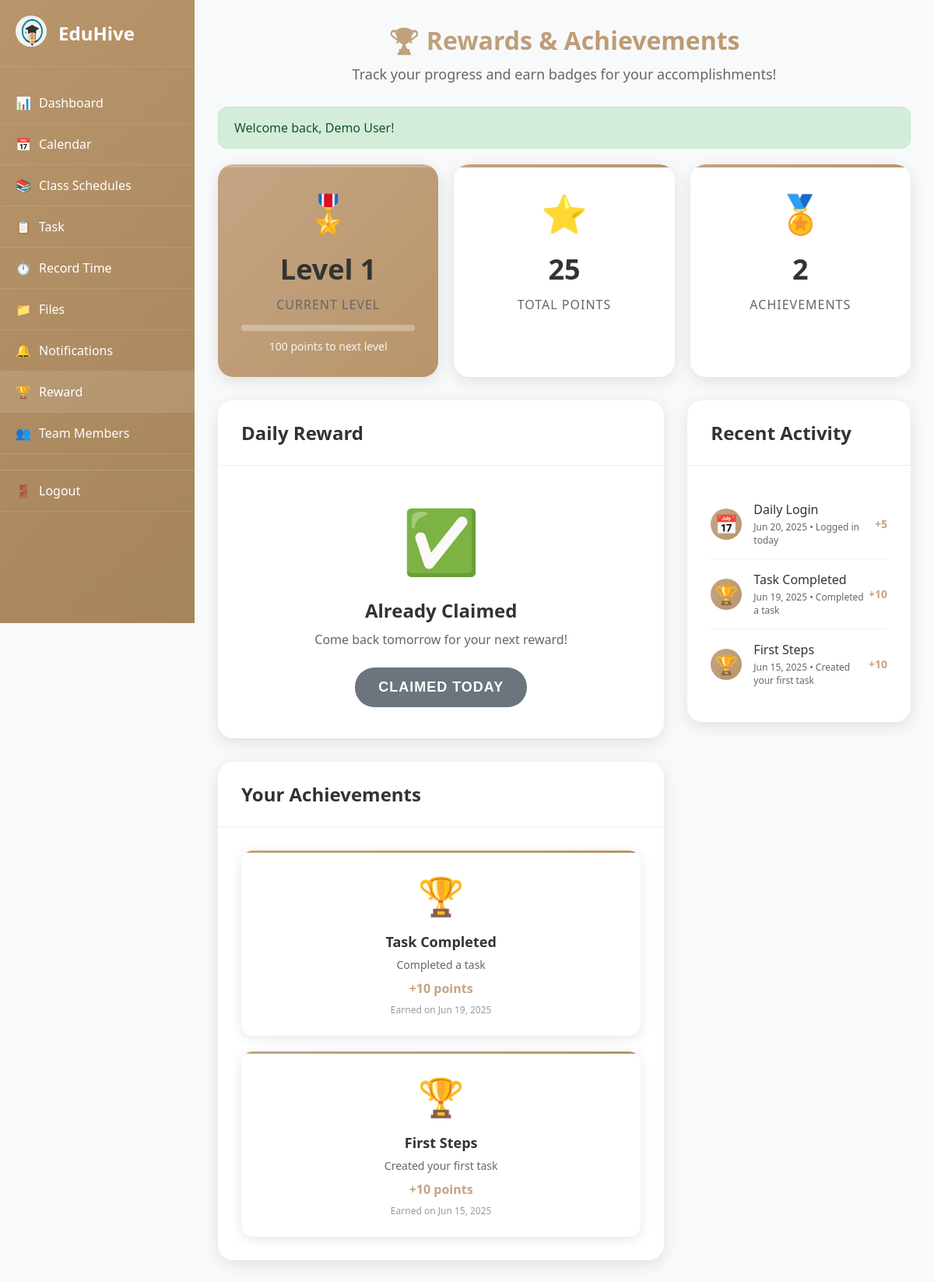
The app's page /reward.php (signed in) with its own data.
### tables this page shows
CREATE TABLE `rewards` (
  `id` int(11) NOT NULL,
  `user_id` int(11) NOT NULL,
  `badge_name` varchar(50) NOT NULL,
  `badge_type` enum('daily','weekly','monthly','achievement') DEFAULT 'achievement',
  `points` int(11) DEFAULT 0,
  `description` text DEFAULT NULL,
  `earned_date` date DEFAULT curdate(),
  `created_at` timestamp NOT NULL DEFAULT current_timestamp()
);

### config/session.php (called while the page is built, shortened)
<?php
function getMessage() {
    if (isset($_SESSION['flash_message'])) {
        $message = $_SESSION['flash_message'];
        return $message;
    }
    return null;
}
?>

### config/functions.php (called while the page is built, shortened)
<?php
function formatDate($date, $format = 'M d, Y')
{
    try {
        $datetime = new DateTime($date);
        return $datetime->format($format);
    } catch (Exception $e) {
        return $date;
    }
}

### reward.php (the view, shortened to what this page needs)
<?php
require_once 'config/session.php';
require_once 'config/functions.php';
$user = getCurrentUser();
$database = new Database();
$db = $database->getConnection();
try {
    $stmt = $db->prepare("SELECT SUM(points) as total_points FROM rewards WHERE user_id = ?");
    $stmt->execute([$user['id']]);
    $total_points = $stmt->fetch()['total_points'] ?? 0;
} catch (Exception $e) {
    $total_points = 0;
}
try {
    $stmt = $db->prepare("
        SELECT * FROM rewards
        WHERE user_id = ?
        ORDER BY earned_date DESC, created_at DESC
        LIMIT 10
    ");
    $stmt->execute([$user['id']]);
    $recent_rewards = $stmt->fetchAll();
} catch (Exception $e) {
    $recent_rewards = [];
}
try {
    $stmt = $db->prepare("
        SELECT * FROM rewards
        WHERE user_id = ? AND badge_type = 'achievement'
        ORDER BY earned_date DESC
    ");
    $stmt->execute([$user['id']]);
    $achievement_badges = $stmt->fetchAll();
} catch (Exception $e) {
    $achievement_badges = [];
}
$today = date('Y-m-d');
try {
    $stmt = $db->prepare("
        SELECT COUNT(*) as claimed_today
        FROM rewards
        WHERE user_id = ? AND badge_type = 'daily' AND earned_date = ?
    ");
    $stmt->execute([$user['id'], $today]);
    $daily_reward_available = $stmt->fetch()['claimed_today'] == 0;
} catch (Exception $e) {
    $daily_reward_available = false;
}
$level = 1;
$points_for_next_level = 100;
$message = getMessage();
?>
<!DOCTYPE html>
<html lang="en">
<head>
</head>
<body>
    <?php include_once 'sidebar.php'; ?>
    <div class="main-content">
        <div class="page-header">
            <h1 class="page-title">🏆 Rewards & Achievements</h1>
            <p class="page-subtitle">Track your progress and earn badges for your accomplishments!</p>
        </div>
        <?php if ($message): ?>
            <div class="message <?php echo htmlspecialchars($message['type']); ?>">
                <?php echo htmlspecialchars($message['text']); ?>
            </div>
        <?php endif; ?>
        <div class="stats-section">
            <div class="stat-card level-card">
                <span class="stat-icon">🎖️</span>
                <div class="stat-value">Level <?php echo $level; ?></div>
                <div class="stat-label">Current Level</div>
                <div class="level-progress">
                </div>
                <div style="margin-top: 10px; font-size: 14px; opacity: 0.9;">
                    <?php echo $points_for_next_level; ?> points to next level
                </div>
            </div>
            <div class="stat-card">
                <span class="stat-icon">⭐</span>
                <div class="stat-value"><?php echo number_format($total_points); ?></div>
                <div class="stat-label">Total Points</div>
            </div>
            <div class="stat-card">
                <span class="stat-icon">🏅</span>
                <div class="stat-value"><?php echo count($achievement_badges); ?></div>
                <div class="stat-label">Achievements</div>
            </div>
        </div>
        <div class="content-grid">
            <div>
                <div class="card" style="margin-bottom: 30px;">
                    <div class="card-header">
                        <h3 class="card-title">Daily Reward</h3>
                    </div>
                    <div class="daily-reward">
                        <span class="reward-icon" id="rewardIcon"><?php echo $daily_reward_available ? '🎁' : '✅'; ?></span>
                        <h3 class="reward-title" id="rewardTitle">
                            <?php echo $daily_reward_available ? 'Daily Login Bonus' : 'Already Claimed'; ?>
                        </h3>
                        <p class="reward-description" id="rewardDescription">
                            <?php echo $daily_reward_available ? 'Claim your daily 5 points for logging in!' : 'Come back tomorrow for your next reward!'; ?>
                        </p>
                        <form method="POST" id="claimForm">
                            <button type="button"
                                    class="claim-btn"
                                    id="claimBtn"
                                    onclick="claimDailyReward()"
                                    <?php echo !$daily_reward_available ? 'disabled' : ''; ?>>
                                <?php echo $daily_reward_available ? 'CLAIM +5 POINTS' : 'CLAIMED TODAY'; ?>
                            </button>
                        </form>
                    </div>
                </div>
                <div class="card">
                    <div class="card-header">
                        <h3 class="card-title">Your Achievements</h3>
                    </div>
                    <div class="card-body">
                        <?php if (!empty($achievement_badges)): ?>
                            <div class="badges-grid">
                                <?php foreach ($achievement_badges as $badge): ?>
                                    <div class="badge-card">
                                        <span class="badge-icon">🏆</span>
                                        <div class="badge-name"><?php echo htmlspecialchars($badge['badge_name']); ?></div>
                                        <div class="badge-description"><?php echo htmlspecialchars($badge['description']); ?></div>
                                        <div class="badge-points">+<?php echo $badge['points']; ?> points</div>
                                        <div class="badge-date">Earned on <?php echo formatDate($badge['earned_date']); ?></div>
                                    </div>
                                <?php endforeach; ?>
                            </div>
                        <?php endif; ?>
                    </div>
                </div>
            </div>
            <div>
                <div class="card" style="margin-bottom: 30px;">
                    <div class="card-header">
                        <h3 class="card-title">Recent Activity</h3>
                    </div>
                    <div class="card-body">
                        <?php if (!empty($recent_rewards)): ?>
                            <ul class="activity-list">
                                <?php foreach ($recent_rewards as $reward): ?>
                                    <li class="activity-item">
                                        <span class="activity-icon">
                                            <?php
                                            echo $reward['badge_type'] === 'daily' ? '📅' :
                                                ($reward['badge_type'] === 'achievement' ? '🏆' : '⭐');
                                            ?>
                                        </span>
                                        <div class="activity-content">
                                            <div class="activity-title"><?php echo htmlspecialchars($reward['badge_name']); ?></div>
                                            <div class="activity-meta">
                                                <?php echo formatDate($reward['earned_date']); ?>
                                                <?php if ($reward['description']): ?>
                                                    • <?php echo htmlspecialchars($reward['description']); ?>
                                                <?php endif; ?>
                                            </div>
                                        </div>
                                        <div class="activity-points">+<?php echo $reward['points']; ?></div>
                                    </li>
                                <?php endforeach; ?>
                            </ul>
                        <?php endif; ?>
                    </div>
                </div>
            </div>
        </div>
    </div>
</body>
</html>

### reward.php (style rules this page uses)
* { margin: 0; padding: 0; box-sizing: border-box; }
body { font-family: 'Segoe UI', Tahoma, Geneva, Verdana, sans-serif; background-color: #f8f9fa; display: flex; min-height: 100vh; }
.main-content { margin-left: 250px; flex: 1; padding: 30px; min-height: 100vh; }
.page-header { margin-bottom: 30px; text-align: center; }
.page-title { font-size: 32px; font-weight: 700; color: #333; margin-bottom: 10px; background: linear-gradient(135deg, #C4A484, #B8956A); -webkit-background-clip: text; -webkit-text-fill-color: transparent; background-clip: text; }
.page-subtitle { color: #666; font-size: 18px; }
.message { padding: 15px 20px; margin-bottom: 20px; border-radius: 12px; font-weight: 500; animation: slideDown 0.3s ease; }
.message.success { background-color: #d4edda; color: #155724; border: 1px solid #c3e6cb; }
.stats-section { display: grid; grid-template-columns: 1fr 1fr 1fr; gap: 20px; margin-bottom: 30px; }
.stat-card { background: white; padding: 30px; border-radius: 20px; box-shadow: 0 5px 20px rgba(0, 0, 0, 0.1); text-align: center; position: relative; overflow: hidden; transition: transform 0.3s ease; }
.stat-card::before { content: ''; position: absolute; top: 0; left: 0; right: 0; height: 4px; background: linear-gradient(135deg, #C4A484, #B8956A); }
.stat-icon { font-size: 48px; margin-bottom: 15px; display: block; }
.stat-value { font-size: 36px; font-weight: 700; color: #333; margin-bottom: 10px; }
.stat-label { font-size: 16px; color: #666; text-transform: uppercase; letter-spacing: 1px; }
.level-card { background: linear-gradient(135deg, #C4A484, #B8956A); color: white; position: relative; }
.level-card::before { background: rgba(255, 255, 255, 0.2); }
.level-progress { width: 100%; height: 8px; background: rgba(255, 255, 255, 0.3); border-radius: 4px; margin-top: 15px; overflow: hidden; }
.content-grid { display: grid; grid-template-columns: 2fr 1fr; gap: 30px; margin-bottom: 30px; }
.card { background: white; border-radius: 20px; box-shadow: 0 5px 20px rgba(0, 0, 0, 0.1); overflow: hidden; }
.card-header { padding: 25px 30px; border-bottom: 1px solid #eee; display: flex; justify-content: space-between; align-items: center; }
.card-title { font-size: 24px; font-weight: 600; color: #333; }
.card-body { padding: 30px; }
.daily-reward { text-align: center; padding: 40px 30px; }
.reward-icon { font-size: 80px; margin-bottom: 20px; display: block; }
.reward-title { font-size: 24px; font-weight: 600; color: #333; margin-bottom: 10px; }
.reward-description { color: #666; margin-bottom: 25px; font-size: 16px; }
.claim-btn { padding: 15px 30px; background: linear-gradient(135deg, #C4A484, #B8956A); color: white; border: none; border-radius: 25px; font-size: 18px; font-weight: 600; cursor: pointer; transition: all 0.3s ease; text-transform: uppercase; letter-spacing: 1px; min-width: 200px; }
.claim-btn:disabled { background: #6c757d; cursor: not-allowed; transform: none; }
.badges-grid { display: grid; grid-template-columns: repeat(auto-fill, minmax(250px, 1fr)); gap: 20px; }
.badge-card { background: white; border-radius: 15px; padding: 25px; text-align: center; box-shadow: 0 3px 15px rgba(0, 0, 0, 0.1); transition: all 0.3s ease; position: relative; overflow: hidden; }
.badge-card::before { content: ''; position: absolute; top: 0; left: 0; right: 0; height: 3px; background: linear-gradient(135deg, #C4A484, #B8956A); }
.badge-icon { font-size: 48px; margin-bottom: 15px; display: block; }
.badge-name { font-size: 18px; font-weight: 600; color: #333; margin-bottom: 8px; }
.badge-description { font-size: 14px; color: #666; margin-bottom: 10px; }
.badge-points { font-size: 16px; font-weight: 600; color: #C4A484; }
.badge-date { font-size: 12px; color: #999; margin-top: 8px; }
.activity-list { list-style: none; }
.activity-item { display: flex; align-items: center; padding: 15px 0; border-bottom: 1px solid #f0f0f0; }
.activity-item:last-child { border-bottom: none; }
.activity-icon { font-size: 24px; margin-right: 15px; width: 40px; height: 40px; display: flex; align-items: center; justify-content: center; border-radius: 50%; background: linear-gradient(135deg, #C4A484, #B8956A); }
.activity-content { flex: 1; }
.activity-title { font-weight: 500; color: #333; margin-bottom: 3px; }
.activity-meta { font-size: 12px; color: #666; }
.activity-points { font-weight: 600; color: #C4A484; font-size: 14px; }

### records on screen
rewards: badge_name "Task Completed", description "Completed a task", points "10", earned_date "Jun 19, 2025"
rewards: badge_name "First Steps", description "Created your first task", points "10", earned_date "Jun 15, 2025"
rewards: badge_name "Daily Login", earned_date "Jun 20, 2025", description "Logged in today", points "5"

### other values on screen
$item['icon'] "📊"
$item['label'] "Dashboard"
$item['icon'] "📅"
$item['label'] "Calendar"
$item['icon'] "📚"
$item['label'] "Class Schedules"
$item['icon'] "📋"
$item['label'] "Task"
$item['icon'] "⏱️"
$item['label'] "Record Time"
$item['icon'] "📁"
$item['label'] "Files"
$item['icon'] "🔔"
$item['label'] "Notifications"
$item['icon'] "🏆"
